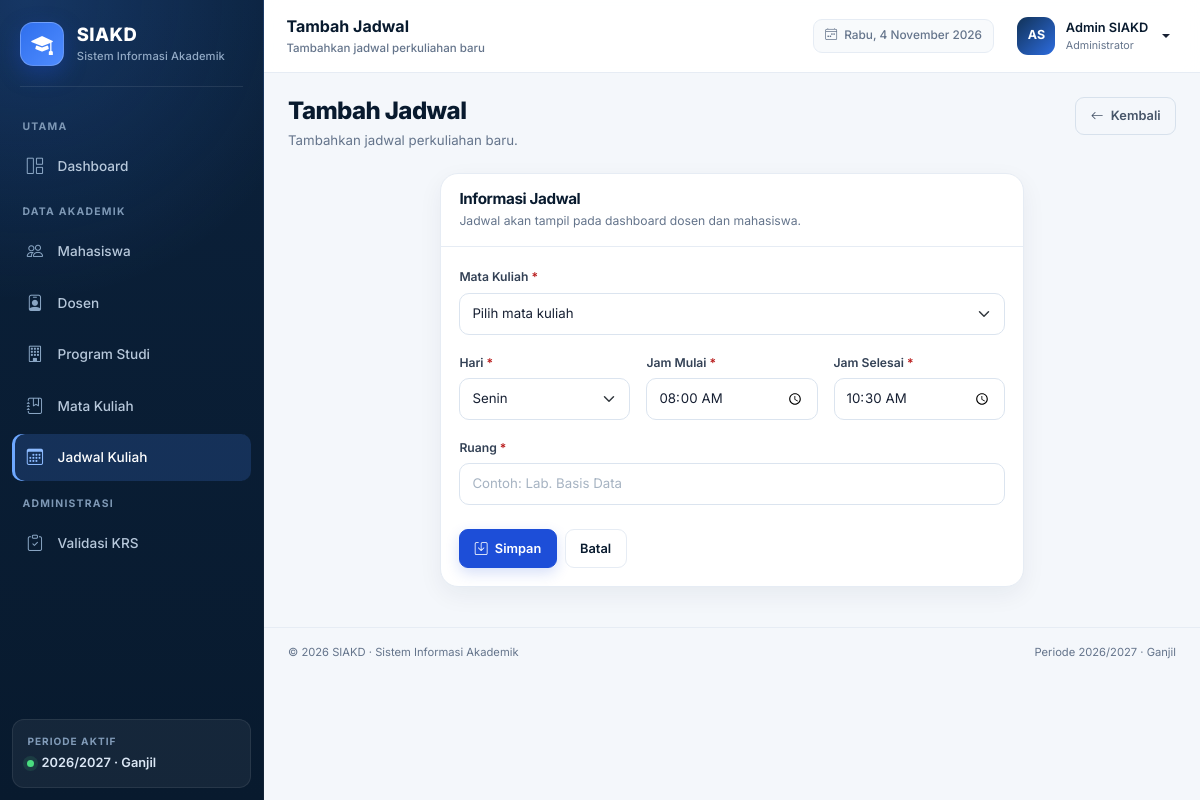
The page /admin/jadwal_form.php (signed in) on the database its author committed.
### tables this page shows
CREATE TABLE `users` (
    `id` INT UNSIGNED NOT NULL AUTO_INCREMENT,
    `nama` VARCHAR(100) NOT NULL,
    `email` VARCHAR(120) NOT NULL,
    `password` VARCHAR(255) NOT NULL,
    `role` ENUM('admin', 'dosen', 'mahasiswa') NOT NULL,
    `status` ENUM('aktif', 'nonaktif') NOT NULL DEFAULT 'aktif',
    `created_at` TIMESTAMP NOT NULL DEFAULT CURRENT_TIMESTAMP,
    `updated_at` TIMESTAMP NOT NULL DEFAULT CURRENT_TIMESTAMP ON UPDATE CURRENT_TIMESTAMP,
    PRIMARY KEY (`id`),
    UNIQUE KEY `uq_users_email` (`email`),
    KEY `idx_users_role` (`role`)
);

### includes/functions.php (called while the page is built, shortened)
<?php
function base_url(string $path = ''): string
{
    $path = ltrim($path, '/');
    return BASE_URL . ($path !== '' ? '/' . $path : '/');
}
function e(mixed $value): string
{
    return htmlspecialchars((string) $value, ENT_QUOTES | ENT_SUBSTITUTE, 'UTF-8');
}
function pull_form_state(): array
{
    $state = [
        'old' => is_array($_SESSION['_old_input'] ?? null) ? $_SESSION['_old_input'] : [],
        'errors' => is_array($_SESSION['_form_errors'] ?? null) ? $_SESSION['_form_errors'] : [],
    ];
    return $state;
}
function query(string $key, mixed $default = ''): mixed
{
    if (!array_key_exists($key, $_GET)) {
        return $default;
    }
    $value = $_GET[$key];
    return is_string($value) ? trim($value) : $value;
}
function initials(string $name): string
{
    $parts = preg_split('/\s+/', trim($name)) ?: [];
    $initials = '';
    foreach (array_slice($parts, 0, 2) as $part) {
        $initials .= mb_strtoupper(mb_substr($part, 0, 1));
    }
    return $initials !== '' ? $initials : 'U';
}
function role_label(string $role): string
{
    return match ($role) {
        'admin' => 'Administrator',
        'dosen' => 'Dosen',
        'mahasiswa' => 'Mahasiswa',
        default => ucfirst($role),
    };
}
function daftar_hari(): array
{
    return ['Senin', 'Selasa', 'Rabu', 'Kamis', 'Jumat', 'Sabtu'];
}

### includes/auth.php (called while the page is built, shortened)
<?php
require_once __DIR__ . '/../config/database.php';
require_once __DIR__ . '/functions.php';
function current_user(): ?array
{
    static $loaded = false;
    static $user = null;
    if ($loaded) {
        return $user;
    }
    $loaded = true;
    $userId = (int) ($_SESSION['user_id'] ?? 0);
    try {
        $stmt = db()->prepare(
            "SELECT u.id, u.nama, u.email, u.role, u.status, u.created_at,
                    m.id AS mahasiswa_id, m.nim, m.prodi_id AS mahasiswa_prodi_id,
                    m.angkatan, m.jenis_kelamin, m.alamat,
                    d.id AS dosen_id, d.nidn, d.prodi_id AS dosen_prodi_id
             FROM users u
             LEFT JOIN mahasiswa m ON m.user_id = u.id
             LEFT JOIN dosen d ON d.user_id = u.id
             WHERE u.id = :id AND u.status = 'aktif'
             LIMIT 1"
        );
        $stmt->execute(['id' => $userId]);
        $result = $stmt->fetch();
        if ($result) {
            $user = $result;
            return $user;
        }
    } catch (Throwable $exception) {
        error_log('Auth check failed: ' . $exception->getMessage());
    }
    return null;
}
function require_login(): array
{
    $user = current_user();
    return $user;
}
function require_role(string ...$roles): array
{
    $user = require_login();
    return $user;
}

### config/database.php (called while the page is built, shortened)
<?php
function db(): PDO
{
    static $pdo = null;
    if ($pdo instanceof PDO) {
        return $pdo;
    }
    $dsn = sprintf(
        'mysql:host=%s;port=%s;dbname=%s;charset=utf8mb4',
        DB_HOST,
        DB_PORT,
        DB_NAME
    );
    try {
        $pdo = new PDO($dsn, DB_USER, DB_PASS, [
            PDO::ATTR_ERRMODE => PDO::ERRMODE_EXCEPTION,
            PDO::ATTR_DEFAULT_FETCH_MODE => PDO::FETCH_ASSOC,
            PDO::ATTR_EMULATE_PREPARES => false,
        ]);
    } catch (PDOException $exception) {
        error_log('Database connection failed: ' . $exception->getMessage());
        throw new RuntimeException(
            'Koneksi database gagal. Pastikan MySQL berjalan dan database "siakd" sudah diimpor dari database.sql.'
        );
    }
    return $pdo;
}

### admin/jadwal_form.php (the view, shortened to what this page needs)
<?php
require_once __DIR__ . '/../includes/auth.php';
require_role('admin');
$id = max(0, (int) query('id', 0));
$isEdit = $id > 0;
$data = [
    'mata_kuliah_id' => '',
    'hari' => 'Senin',
    'jam_mulai' => '08:00',
    'jam_selesai' => '10:30',
    'ruang' => '',
];
$state = pull_form_state();
$old = $state['old'];
$errors = $state['errors'];
$value = static function (string $key) use ($old, $data): string {
    $val = (string) ($old[$key] ?? $data[$key] ?? '');
    return str_contains($key, 'jam_') ? substr($val, 0, 5) : $val;
};
$error = static fn (string $key): ?string => $errors[$key] ?? null;
$pageTitle = $isEdit ? 'Edit Jadwal' : 'Tambah Jadwal';
$pageSubtitle = $isEdit ? 'Perbarui jadwal perkuliahan' : 'Tambahkan jadwal perkuliahan baru';
require_once __DIR__ . '/../includes/header.php';
?>
<div class="page-heading">
    <div>
        <h1><?= e($pageTitle) ?></h1>
        <p><?= e($pageSubtitle) ?>.</p>
    </div>
    <a href="<?= e(base_url('admin/jadwal.php')) ?>" class="btn btn-outline-secondary"><i class="bi bi-arrow-left me-1" aria-hidden="true"></i> Kembali</a>
</div>
<div class="row justify-content-center">
    <div class="col-lg-8">
        <div class="card">
            <div class="card-header">
                <h2>Informasi Jadwal</h2>
                <p class="section-subtitle mt-1">Jadwal akan tampil pada dashboard dosen dan mahasiswa.</p>
            </div>
            <div class="card-body">
                <form action="<?= e(base_url('actions/jadwal.php')) ?>" method="post" novalidate>
                    <div class="row g-3">
                        <div class="col-12">
                            <label for="mata_kuliah_id" class="form-label">Mata Kuliah <span class="required">*</span></label>
                            <select class="form-select <?= $error('mata_kuliah_id') ? 'is-invalid' : '' ?>" id="mata_kuliah_id" name="mata_kuliah_id" required>
                                <option value="">Pilih mata kuliah</option>
                            </select>
                        </div>
                        <div class="col-md-4">
                            <label for="hari" class="form-label">Hari <span class="required">*</span></label>
                            <select class="form-select <?= $error('hari') ? 'is-invalid' : '' ?>" id="hari" name="hari" required>
                                <?php foreach (daftar_hari() as $hari): ?>
                                    <option value="<?= e($hari) ?>" <?= $value('hari') === $hari ? 'selected' : '' ?>><?= e($hari) ?></option>
                                <?php endforeach; ?>
                            </select>
                        </div>
                        <div class="col-md-4">
                            <label for="jam_mulai" class="form-label">Jam Mulai <span class="required">*</span></label>
                            <input type="time" class="form-control <?= $error('jam_mulai') ? 'is-invalid' : '' ?>" id="jam_mulai" name="jam_mulai" value="<?= e($value('jam_mulai')) ?>" required>
                        </div>
                        <div class="col-md-4">
                            <label for="jam_selesai" class="form-label">Jam Selesai <span class="required">*</span></label>
                            <input type="time" class="form-control <?= $error('jam_selesai') ? 'is-invalid' : '' ?>" id="jam_selesai" name="jam_selesai" value="<?= e($value('jam_selesai')) ?>" required>
                        </div>
                        <div class="col-12">
                            <label for="ruang" class="form-label">Ruang <span class="required">*</span></label>
                            <input type="text" class="form-control <?= $error('ruang') ? 'is-invalid' : '' ?>" id="ruang" name="ruang" value="<?= e($value('ruang')) ?>" maxlength="50" placeholder="Contoh: Lab. Basis Data" required>
                        </div>
                    </div>
                    <div class="d-flex gap-2 mt-4">
                        <button type="submit" class="btn btn-primary"><i class="bi bi-save me-1" aria-hidden="true"></i> Simpan</button>
                        <a href="<?= e(base_url('admin/jadwal.php')) ?>" class="btn btn-light">Batal</a>
                    </div>
                </form>
            </div>
        </div>
    </div>
</div>
<?php require_once __DIR__ . '/../includes/footer.php'; ?>

### includes/navbar.php (shortened to what this page needs)
<?php
$hariInggris = ['Sunday' => 'Minggu', 'Monday' => 'Senin', 'Tuesday' => 'Selasa', 'Wednesday' => 'Rabu', 'Thursday' => 'Kamis', 'Friday' => 'Jumat', 'Saturday' => 'Sabtu'];
$bulanInggris = [1 => 'Januari', 'Februari', 'Maret', 'April', 'Mei', 'Juni', 'Juli', 'Agustus', 'September', 'Oktober', 'November', 'Desember'];
$tanggalHariIni = ($hariInggris[date('l')] ?? date('l')) . ', ' . date('j') . ' ' . ($bulanInggris[(int) date('n')] ?? '') . ' ' . date('Y');
?>
<nav class="app-topbar d-flex align-items-center justify-content-between gap-2" aria-label="Navigasi atas">
    <div class="d-flex align-items-center gap-2 gap-md-3 min-w-0">
        <div class="min-w-0">
            <p class="topbar-title"><?= e($pageTitle) ?></p>
            <span class="topbar-subtitle"><?= e($pageSubtitle) ?></span>
        </div>
    </div>
    <div class="d-flex align-items-center gap-2 gap-md-3">
        <span class="topbar-date">
            <i class="bi bi-calendar4-week" aria-hidden="true"></i>
            <?= e($tanggalHariIni) ?>
        </span>
        <div class="dropdown">
            <button class="user-menu dropdown-toggle" type="button" data-bs-toggle="dropdown" aria-expanded="false" aria-label="Menu profil pengguna">
                <span class="avatar"><?= e(initials($currentUser['nama'])) ?></span>
                <span class="user-meta">
                    <span class="user-name"><?= e($currentUser['nama']) ?></span>
                    <span class="user-role"><?= e(role_label($currentUser['role'])) ?></span>
                </span>
            </button>
        </div>
    </div>
</nav>

### assets/css/style.css (style rules this page uses)
:root { --navy-950: #081a2e; --navy-900: #0b213b; --navy-800: #113257; --navy-700: #17456f; --primary: #1d4ed8; --primary-600: #1e40af; --primary-soft: #eaf0ff; --surface: #ffffff; --background: #f4f7fb; --text: #172033; --muted: #64748b; --line: #e6ecf4; --success: #15803d; --warning: #b45309; --danger: #b91c1c; --sidebar-width: 264px; --radius-lg: 18px; --radius-md: 14px; --shadow-sm: 0 8px 24px rgba(15, 42, 74, 0.06); --shadow-md: 0 18px 45px rgba(15, 42, 74, 0.10); }
* { box-sizing: border-box; }
html { min-height: 100%; }
body { min-height: 100vh; margin: 0; font-family: 'Inter', -apple-system, BlinkMacSystemFont, 'Segoe UI', sans-serif; font-size: 0.925rem; color: var(--text); background: var(--background); -webkit-font-smoothing: antialiased; }
a { color: var(--primary); text-decoration: none; }
h1, h2, h3, h4, h5, h6 { font-weight: 700; letter-spacing: -0.025em; color: var(--navy-950); }
.app-topbar { position: sticky; top: 0; z-index: 1020; min-height: 72px; padding: 0.75rem 1.4rem; background: rgba(255, 255, 255, 0.92); border-bottom: 1px solid var(--line); backdrop-filter: blur(14px); }
.topbar-title { margin: 0; font-size: 1rem; font-weight: 700; color: var(--navy-950); }
.topbar-subtitle { display: block; margin-top: 0.12rem; font-size: 0.72rem; font-weight: 500; color: var(--muted); }
.topbar-date { display: inline-flex; align-items: center; gap: 0.45rem; padding: 0.45rem 0.7rem; font-size: 0.74rem; font-weight: 500; color: var(--muted); background: #f8fafc; border: 1px solid var(--line); border-radius: 9px; }
.user-menu { display: flex; align-items: center; gap: 0.65rem; padding: 0.3rem 0.45rem; color: var(--text); border: 0; border-radius: 11px; background: transparent; }
.avatar { display: inline-grid; place-items: center; flex: 0 0 auto; width: 38px; height: 38px; font-size: 0.78rem; font-weight: 700; color: #ffffff; background: linear-gradient(135deg, var(--navy-800), #2d6cdf); border-radius: 11px; }
.user-meta { min-width: 0; text-align: left; }
.user-name { display: block; max-width: 180px; overflow: hidden; font-size: 0.8rem; font-weight: 600; color: var(--navy-950); text-overflow: ellipsis; white-space: nowrap; }
.user-role { display: block; margin-top: 0.05rem; font-size: 0.67rem; color: var(--muted); }
.page-heading { display: flex; align-items: flex-start; justify-content: space-between; gap: 1rem; margin-bottom: 1.35rem; }
.page-heading h1 { margin: 0; font-size: 1.5rem; font-weight: 800; }
.page-heading p { margin: 0.35rem 0 0; font-size: 0.83rem; color: var(--muted); }
.card { border: 1px solid var(--line); border-radius: var(--radius-lg); box-shadow: var(--shadow-sm); }
.card-header { padding: 1rem 1.15rem; background: transparent; border-bottom: 1px solid var(--line); }
.card-header h2, .card-header h3, .card-title { margin: 0; font-size: 0.95rem; font-weight: 700; color: var(--navy-950); }
.card-body { padding: 1.15rem; }
.form-label { margin-bottom: 0.38rem; font-size: 0.76rem; font-weight: 600; color: #334155; }
.form-label .required { color: var(--danger); }
.form-control, .form-select { min-height: 42px; padding: 0.55rem 0.75rem; font-size: 0.83rem; color: var(--text); background-color: #ffffff; border: 1px solid #dbe4ef; border-radius: 10px; transition: border-color 0.18s ease, box-shadow 0.18s ease; }
.form-control::placeholder { color: #a6b3c2; }
.btn { padding: 0.55rem 0.9rem; font-size: 0.8rem; font-weight: 600; border-radius: 9px; transition: all 0.18s ease; }
.btn-primary { color: #ffffff; background: var(--primary); border-color: var(--primary); box-shadow: 0 5px 14px rgba(29, 78, 216, 0.18); }
.btn-outline-secondary { color: #475569; border-color: #d7e1ec; }
.btn-light { color: var(--navy-950); background: #ffffff; border-color: var(--line); }
.section-subtitle { margin: 0; font-size: 0.76rem; color: var(--muted); }

### rows shown on the page
users: nama "AS", nama "Admin SIAKD", role "Administrator"

### other values the page prints
APP_NAME "SIAKD"
APP_FULL_NAME "Sistem Informasi Akademik"
$section['label'] "UTAMA"
$item['title'] "Dashboard"
$section['label'] "DATA AKADEMIK"
$item['title'] "Mahasiswa"
$item['title'] "Dosen"
$item['title'] "Program Studi"
$item['title'] "Mata Kuliah"
$item['title'] "Jadwal Kuliah"
$section['label'] "ADMINISTRASI"
$item['title'] "Validasi KRS"
TAHUN_AJARAN_AKTIF "2026/2027"
SEMESTER_AKTIF "Ganjil"
$pageTitle "Tambah Jadwal"
